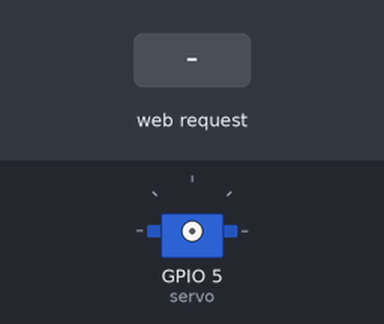
This sketch was run on a simulated ESP8266 (NodeMCU). Shown: servo. Inputs (shaded band) come from the test bench. What the sketch prints to the serial monitor is not drawn.

Above: at 2.2 s.
2.3 s: HTTP request GET /motor received
At 3.8 s:
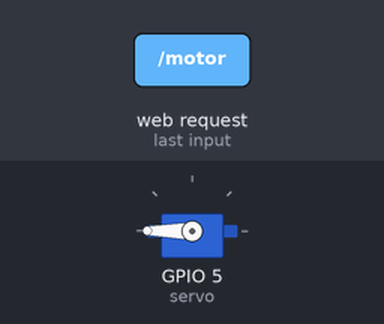
Timing chart, 0 to 5.3 s (numbered marks = the images above; inputs shaded):
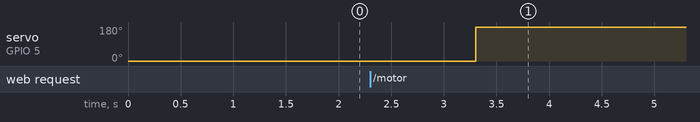

The sketch:

WiFiAccessPointMotor.ino
```cpp
// (licence header left out)
/* Create a WiFi access point and provide a web server on it. */

#include <ESP8266WiFi.h>
#include <WiFiClient.h>
#include <ESP8266WebServer.h>
#include <Servo.h>

#ifndef APSSID
#define APSSID "D210044A帅哥"
#define APPSK  "D210044A"
#endif

/* Set these to your desired credentials. */
const char *ssid = APSSID;
const char *password = APPSK;
Servo servo;

ESP8266WebServer server(80);

/* Just a little test message.  Go to http://192.168.4.1 in a web browser
   connected to this access point to see it.
*/
void handleRoot() {
  server.send(200, "text/html", "<p>You are connected</p>");

}

void handleMotor(){
   servo.attach(5); //D1
   servo.write(0);
    delay(1000);
   servo.write(180);
  server.send(200,"text/html","<p>On</p>");
}

void handleAirMotor(){
 digitalWrite(6, 1);
  server.send(200, "text/plain", "hello from esp8266! Motor on\r\n");
}

void setup() {
  delay(1000);
  Serial.begin(115200);
  Serial.println();
  Serial.print("Configuring access point...");
  /* You can remove the password parameter if you want the AP to be open. */
  WiFi.softAP(ssid, password);

  IPAddress myIP = WiFi.softAPIP();
  Serial.print("AP IP address: ");
  Serial.println(myIP);
  server.on("/", handleRoot);
  server.on("/motor", handleMotor);
  server.on("/airmotor",handleAirMotor);

  server.begin();
  Serial.println("HTTP server started");
}

void loop() {
  server.handleClient();


}
```

Measured:
- after the input at 2.3 s, servo on GPIO 5 (servo): 0° → 180° after 1.0 s
